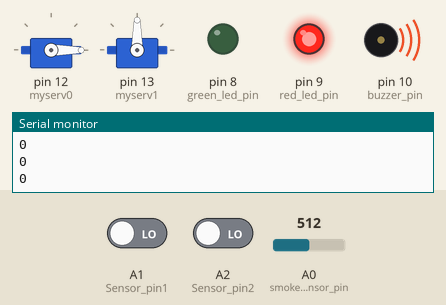
Simulated run of this sketch. Board: Arduino Uno, built with avr-gcc and run on an emulated ATmega328P. Shown: 2 × servo, output pins drawn as LEDs (lit = HIGH), buzzer (waves = sounding), the last lines printed to the serial monitor. The inputs (shaded band) are chosen by the test bench; at power-on: A0 (smoke_sensor_pin) = 512, A1 (Sensor_pin1) LOW, A2 (Sensor_pin2) LOW. The modem accepts every AT command (registered, SIM ready, sends succeed) and sends nothing else.

Above: at 7.2 s.
7.3 s: A0 (smoke_sensor_pin) set to 318
10.3 s: A0 (smoke_sensor_pin) set to 289
At 10.8 s:
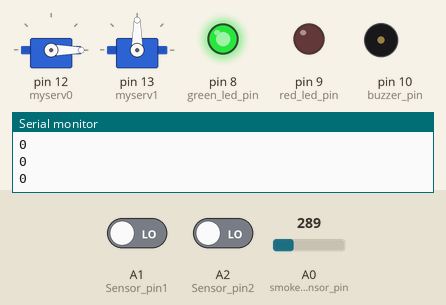
11.9 s: A1 (Sensor_pin1) driven HIGH
At 13.2 s:
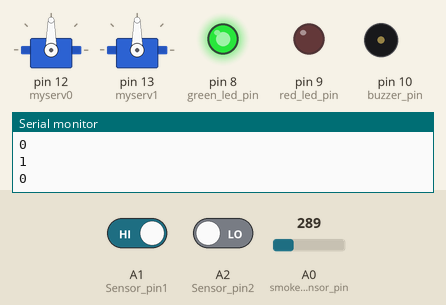
13.5 s: A2 (Sensor_pin2) driven HIGH
At 14.7 s:
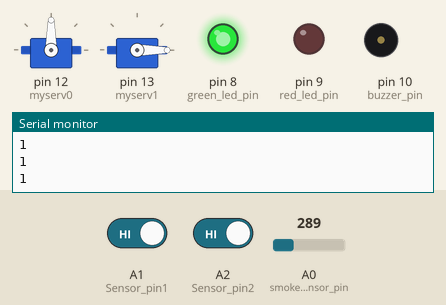
15.0 s: A1 (Sensor_pin1) driven LOW
At 16.1 s:
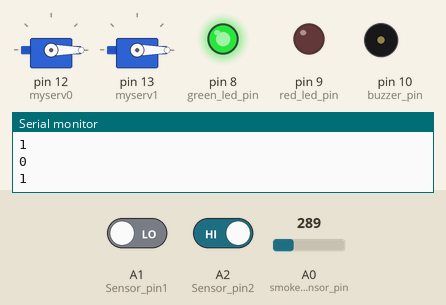
16.5 s: A0 (smoke_sensor_pin) set to 306
At 16.89 s:
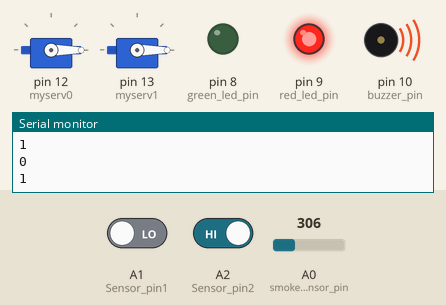
Timing chart, 0 to 19.5 s (numbered marks = the images above; inputs shaded):
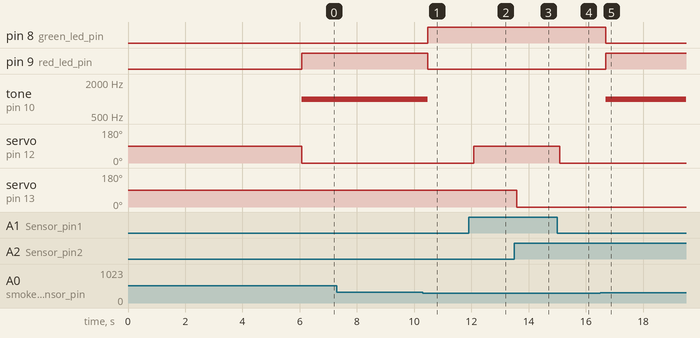

The sketch:

sketch_aug12a.ino
```cpp
#include <SoftwareSerial.h>
#include <Servo.h>

#define DEBUG true

SoftwareSerial wifi_module(2,3); // Connect TX pin of esp to the pin 2 of Arduino and RX pin of esp to the pin 3 of Arduino
Servo myserv0;  // 创建一个伺服电机对象
Servo myserv1;  // 创建一个伺服电机对象

/*气体传感定义*/
int red_led_pin = 9;
int green_led_pin = 8;
int buzzer_pin = 10;
int smoke_sensor_pin = A0;

/*人体传感定义*/
int angle1 = 0;  //原始角度值
int angle2 = 90;  //旋转角度值
int Sensor_pin1 = A1;
int angle3 = 90;  //原始角度值
int angle4 = 0;  //旋转角度值
int Sensor_pin2 = A2;


void setup()
{
  pinMode(Sensor_pin1,INPUT); //设置人体红外接口为输入状态
  pinMode(Sensor_pin2,INPUT); //设置人体红外接口为输入状态
  myserv0.attach(12);    //定义舵机的引脚为8
  myserv1.attach(13);    //定义舵机的引脚为9
  Serial.begin(9600);

  wifi_module.begin(9600); // Set the baudrate according to your esp8266
  pinMode(red_led_pin, OUTPUT);
  pinMode(green_led_pin, OUTPUT);
  pinMode(buzzer_pin, OUTPUT);
  pinMode(smoke_sensor_pin, INPUT);
  esp8266_command("AT+RST\r\n",2000,DEBUG); // reset module
  esp8266_command("AT+CWMODE=2\r\n",1000,DEBUG); // configure as access point
  esp8266_command("AT+CIFSR\r\n",1000,DEBUG); // get ip address
  esp8266_command("AT+CIPMUX=1\r\n",1000,DEBUG); // configure for multiple connections
  esp8266_command("AT+CIPSERVER=1,80\r\n",1000,DEBUG); // turn on server on port 80
}
void loop()
{
  int analogSensor = analogRead(smoke_sensor_pin);
  if (analogSensor > 300)
  {
    digitalWrite(red_led_pin, HIGH);
    digitalWrite(green_led_pin, LOW);
    tone(buzzer_pin, 1000, 200);
  }
  else
  {
    digitalWrite(red_led_pin, LOW);
    digitalWrite(green_led_pin, HIGH);
    noTone(buzzer_pin);
  }
  renti();//调用人体传感函数
  if(wifi_module.available())
  {
    if(wifi_module.find("+IPD,"))
    {
     delay(1000);
     int connectionId = wifi_module.read()-48;
     String webpage = "<h1>IOT Smoke Detection System</h1>";
      webpage +="<p>Smoke Value is ";
      webpage += analogSensor;
      webpage +="</p>";
      if (analogSensor > 400)
      {
        webpage +="<h5>DANGER! Move Somewhere Else</h5>";
      }
      else
      {
        webpage +="<h4>Everything Normal</h4>";
      }
     String cipSend = "AT+CIPSEND=";
     cipSend += connectionId;
     cipSend += ",";
     cipSend +=webpage.length();
     cipSend +="\r\n";
     esp8266_command(cipSend,1000,DEBUG);
     esp8266_command(webpage,1000,DEBUG);
     String closeCommand = "AT+CIPCLOSE=";
     closeCommand+=connectionId; // append connection id
     closeCommand+="\r\n";
     esp8266_command(closeCommand,3000,DEBUG);
    }
  }
}
String esp8266_command(String command, const int timeout, boolean debug)
{
    String response = "ceshi";
    wifi_module.print(command);
    long int time = millis();
    while( (time+timeout) > millis())
    {
      while(wifi_module.available())
      {
        char c = wifi_module.read();
        response+=c;
      }
    }
    if(debug)
    {
      Serial.print(response);
    }
    return response;
}
void renti()
{
    int val0=digitalRead(Sensor_pin1); //定义参数存储人体红外传感器读到的状态
    int val1=digitalRead(Sensor_pin2); //定义参数存储人体红外传感器读到的状态

    Serial.println(val0);
    Serial.println(val1);
    if(val0 == 1) //如果检测到有人（在检测范围内）
    {
      myserv0.write(angle2);  //控制舵机转动相应的角度。
    }
    else
    {
      myserv0.write(angle1);  //控制舵机转动相应的角度。
      delay(100); //延时100毫秒
    }
    if(val1 == 1) //如果检测到有人（在检测范围内）
    {
      myserv1.write(angle4);  //控制舵机转动相应的角度。
    }
    else
    {
      myserv1.write(angle3);  //控制舵机转动相应的角度。
    }
    delay(100); //延时100毫秒
}
```

Measured:
- the behaviour switches between 301 and 300 on A0 (smoke_sensor_pin) (found by bisection; images 0 and 1)
- after the input at 10.3 s, pin 8 (green_led_pin): LOW → HIGH after 0.18 s; pin 9 (red_led_pin): HIGH → LOW after 0.18 s; tone on pin 10 (buzzer_pin): 1000 Hz → silent after 0.17 s
- after the input at 11.9 s, servo on pin 12 (myserv0): 0° → 90° after 0.18 s
- after the input at 13.5 s, servo on pin 13 (myserv1): 90° → 0° after 0.09 s
- after the input at 15.0 s, servo on pin 12 (myserv0): 90° → 0° after 0.09 s
- after the input at 16.5 s, pin 8 (green_led_pin): HIGH → LOW after 0.20 s; pin 9 (red_led_pin): LOW → HIGH after 0.20 s; tone on pin 10 (buzzer_pin): silent → 1000 Hz after 0.20 s
